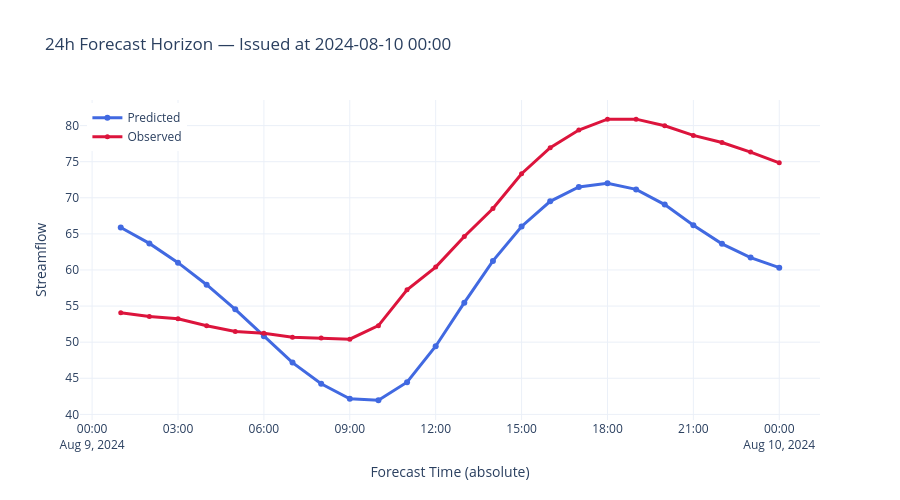
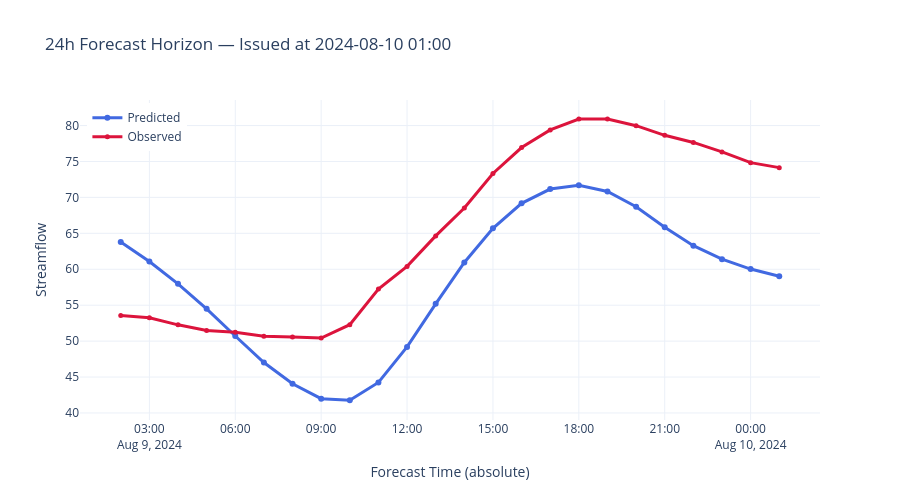

The notebook cell these images were saved under, in order:
### Code cell
# Example: visualize forecast issued on April 10, 2024, at midnight
plot_forecast_horizon_24h(
    xr_ds,
    issue_date="2024-08-10 00:00:00"
).show()
plot_forecast_horizon_24h(
    xr_ds,
    issue_date="2024-08-10 01:00:00"
).show()
